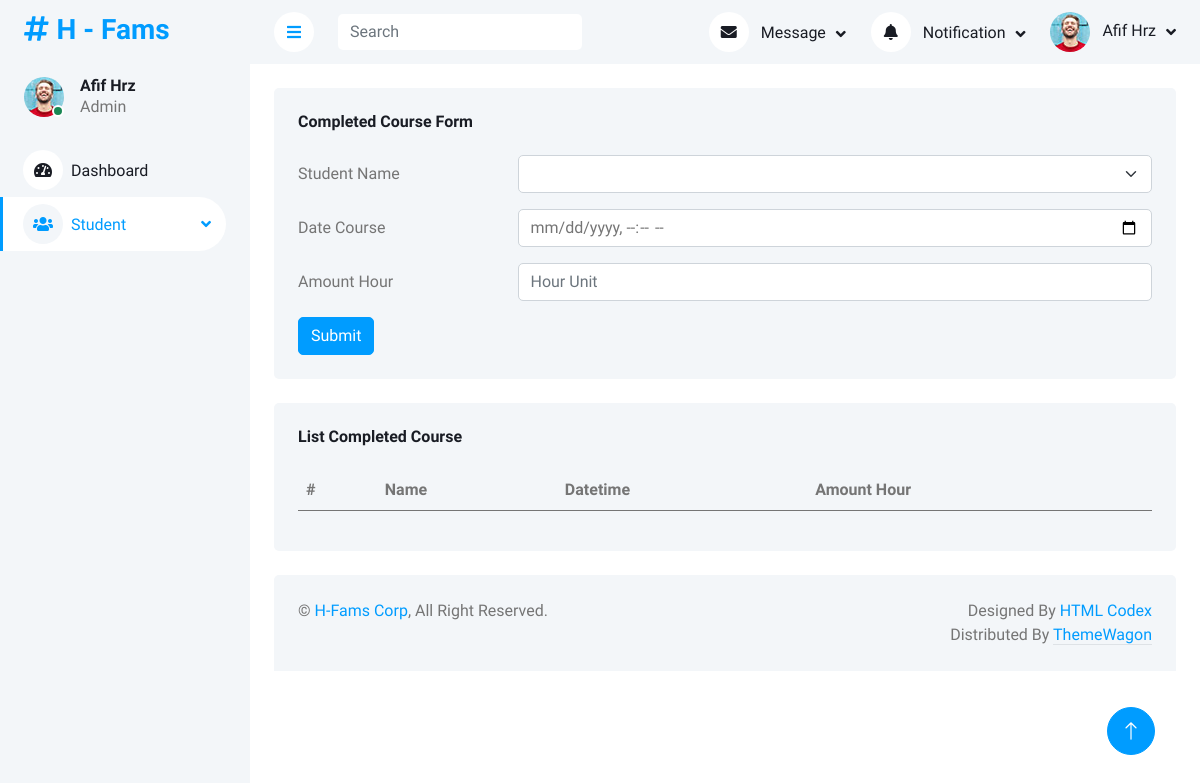
The page /student/completedcourse/ on the database as committed earlier.
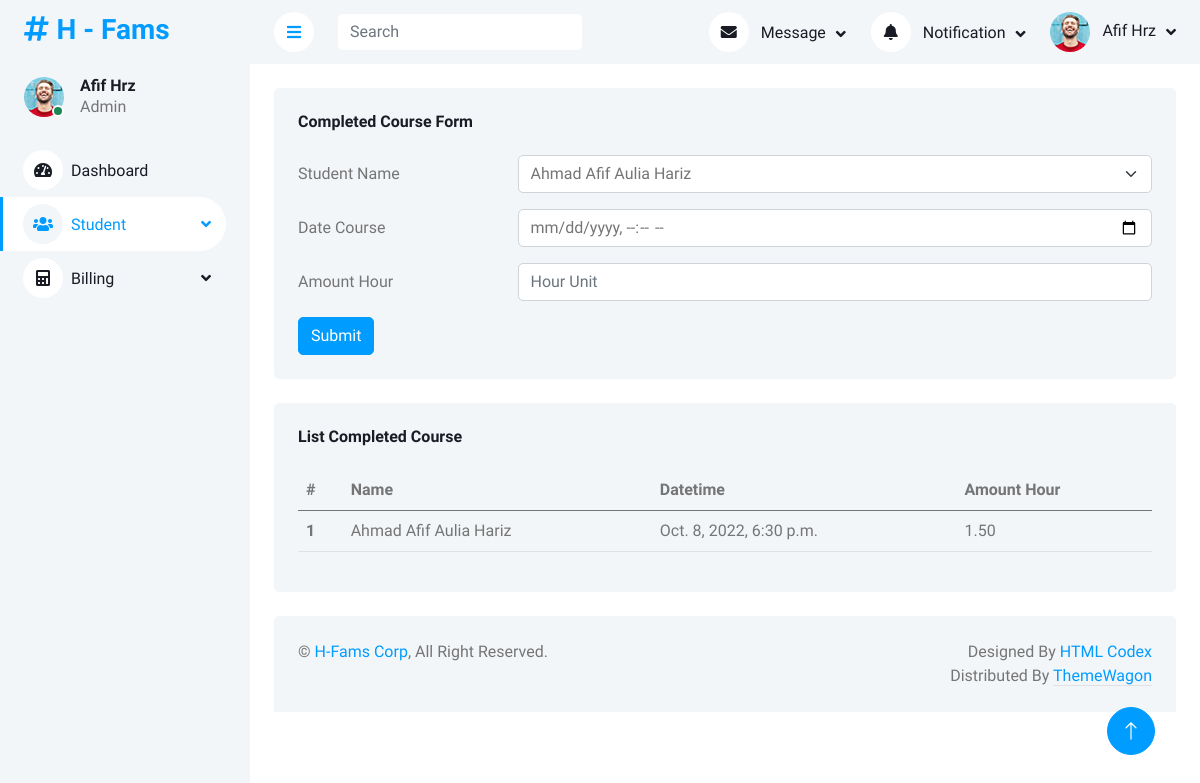
The same page on the database as committed later.
### dashboard/models.py (models this page shows)
class admin_mst_module(models.Model):
    modulename = models.CharField(max_length=30, db_column="MODULENAME")
    pagename = models.CharField(max_length=30, db_column="PAGENAME")
    created_by = models.CharField(max_length=30, db_column="CREATED_BY")
    date_created = models.DateField(default=datetime.date.today, blank=True, db_column="DATE_CREATED")
    modified_by = models.CharField(max_length=30, blank=True, null=True, db_column="MODIFIED_BY")
    date_modified = models.DateField(blank=True, null=True, db_column="DATE_MODIFIED")
    adm_mst_id = models.IntegerField(blank=True, null=True, db_column="ADM_MST_MODULE_ID")
    validstatus = models.IntegerField(blank=True, null=True, db_column="VALIDSTATUS")
    ordernumber = models.IntegerField(db_column="ORDERNUMBER")
    levelnumber = models.IntegerField(blank=True, null=True, db_column="LEVELNUMBER")
    moduleurl = models.CharField(max_length=30, blank=True, null=True, db_column="MODULEURL")
    moduleicon = models.CharField(max_length=30, blank=True, null=True, db_column="MODULEICON")
    moduleclass = models.CharField(max_length=30, blank=True, null=True, db_column="MODULECLASS")
    application = models.CharField(max_length=30, db_column="APPLICATION")
    class Meta:
        db_table = 'ADM_MST_MODULE'

### student/models.py (models this page shows)
class std_trx_course(models.Model):
    std_trx_id = models.ForeignKey(std_trx, on_delete=models.RESTRICT, db_column="STD_TRX_ID")
    date_time = models.DateTimeField(default=timezone.now, blank=True, db_column="DATETIME")
    amount_hour = models.DecimalField(db_column="AMOUNT_HOUR", decimal_places=2, max_digits=4)
    validuntil = models.DateField(blank=True, null=True, db_column="VALID_UNTIL")
    date_created = models.DateField(default=timezone.now, blank=True, db_column="DATE_CREATED")
    created_by = models.CharField(max_length=30, db_column="CREATED_BY")
    date_modified = models.DateField(blank=True, null=True, db_column="DATE_MODIFIED")
    modified_by = models.CharField(max_length=30, blank=True, null=True, db_column="MODIFIED_BY")
    class Meta:
        db_table = 'STD_TRX_COURSE'

### student/views.py (the view, shortened to what this page needs)
# urls.py: path('completedcourse/', views.completedcourse_view, name='completedcourse'),
def completedcourse_view(request):
    datastd = std_mst.objects.raw('SELECT * FROM STD_MST sm where id in (SELECT STD_MST_ID from STD_TRX st where VALID_UNTIL ISNULL)')
    data_trx = std_trx_course.objects.raw('''SELECT stc.ID, sm.NAME, stc.DATETIME, stc.AMOUNT_HOUR FROM STD_TRX_COURSE stc
	left join STD_TRX st on stc.STD_TRX_ID = st.id
	left join STD_MST sm on st.STD_MST_ID =sm.ID
	WHERE stc.ID not in (SELECT STD_TRX_COURSE_ID FROM BLL_TRX_BILL_ITEM btbi
	left join BLL_TRX_BILLING btb on btbi .BLL_TRX_BILLING_ID = btb.ID
	where btb.INVOICE_STATUS = 1)
	ORDER BY DATETIME DESC''')
    context = {
        'title':'H - Completed Course',
        'dashboard_active':'Student',
        'data_std':datastd,
        'data_trxcourse':data_trx
        }
    return render(request, 'student/completedcourse_view.html', context)

### student/templates/student/completedcourse_view.html (shortened to what this page needs)
{% extends 'base_site.html' %}
{% load static %}
{% block content %}
<div class="container-fluid pt-4 px-4">
    <div class="row g-4">
        <form action="/student/completedcourse/" method="post">{% csrf_token %}
        <div class="col-sm-12 col-xl-12">
            <div class="bg-light rounded h-100 p-4">
                <h6 class="mb-4">Completed Course Form</h6>
                    <div class="row mb-3">
                        <label for="inputNameStudent" class="col-sm-3 col-form-label">Student Name</label>
                        <div class="col-sm-9">
                            <select class="form-select" id="inputNameStudent" name="inputNameStudent" required=True>
                                {% for option in data_std %}
                                    <option value={{option.id}}>{{option.name}}</option>
                                {% endfor %}
                            </select>
                        </div>
                    </div>
                    <div class="row mb-3">
                        <label for="inputDate" class="col-sm-3 col-form-label">Date Course</label>
                        <div class="col-sm-9">
                            <input type="datetime-local" class="form-control" id="inputDate" name="inputDate" required=True>
                        </div>
                    </div>
                    <div class="row mb-3">
                        <label for="inputAmountHour" class="col-sm-3 col-form-label">Amount Hour</label>
                        <div class="col-sm-9">
                            <input type="number" class="form-control" id="inputAmountHour" name="inputAmountHour" step=0.05 placeholder="Hour Unit" required=True>
                        </div>
                    </div>
                    <button type="submit" class="btn btn-primary">Submit</button>
            </div>
        </div>
        </form>
        <div class="col-sm-12 col-xl-12">
            <div class="bg-light rounded h-100 p-4">
                <h6 class="mb-4">List Completed Course</h6>
                <table class="table table-hover">
                    <thead>
                        <tr>
                            <th scope="col">#</th>
                            <th scope="col">Name</th>
                            <th scope="col">Datetime</th>
                            <th scope="col">Amount Hour</th>
                        </tr>
                    </thead>
                    <tbody>
                        {% for data in data_trxcourse %}
                        <tr>
                            <th scope="row">{{forloop.counter}}</th>
                            <td>{{data.NAME}}</td>
                            <td>{{data.date_time}}</td>
                            <td>{{data.amount_hour}}</td>
                        </tr>
                        {% endfor %}
                    </tbody>
                </table>
            </div>
        </div>
    </div>
</div>
{% endblock content %}

### templates/base_site.html (shortened to what the changed rows need)
{% load static %}
{% load custom_tags %}
<!DOCTYPE html>
<html lang="en">
<head>
    <link href="https://cdnjs.cloudflare.com/ajax/libs/font-awesome/5.10.0/css/all.min.css" rel="stylesheet">
    <link href="https://cdn.jsdelivr.net/npm/bootstrap-icons@1.4.1/font/bootstrap-icons.css" rel="stylesheet">
    <link href={% static "lib/owlcarousel/assets/owl.carousel.min.css" %} rel="stylesheet">
    <link href={% static "lib/tempusdominus/css/tempusdominus-bootstrap-4.min.css" %} rel="stylesheet" />
    <link href={% static "css/bootstrap.min.css" %} rel="stylesheet">
    <link href={% static "css/style.css" %} rel="stylesheet">
</head>
<body>
    <div class="container-xxl position-relative bg-white d-flex p-0">
        <div class="sidebar pe-4 pb-3">
            <nav class="navbar bg-light navbar-light">
                <div class="navbar-nav w-100">
                    {% autoescape off %}
                    {% loop_module dashboard_active %}
                    {% endautoescape %}
                </div>
            </nav>
        </div>
        <div class="content">
            {% block content %}
            {% endblock content %}
        </div>
    </div>
</body>
</html>

Rows that differ between the two databases and show on the page:
computed for admin_mst_module: id+MODULENAME+MODULEURL "Dashboard Student" → "Dashboard Student Billing"
added std_trx_course: NAME "Ahmad Afif Aulia Hariz", date_time "Oct. 8, 2022, 6:30 p.m.", amount_hour "1.50"
Other text that changed with them:
form field inputNameStudent: (not shown) → "Ahmad Afif Aulia Hariz"
